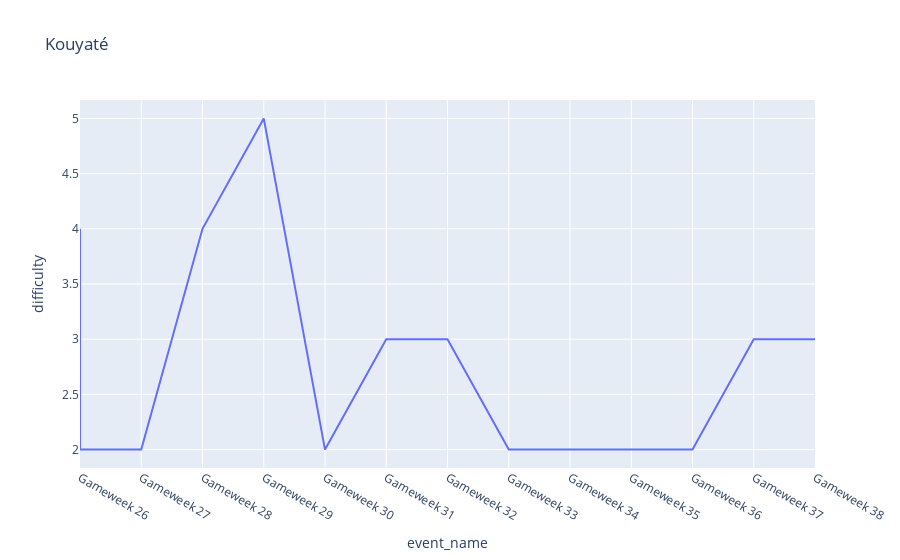

This figure's notebook cell:
### Code cell
player_future(150)

### Figure 1 — Plotly figure (JSON) as saved in the notebook; plotly's stock layout.template omitted (floating-point values rounded to 4 significant figures)
{"data": [{"customdata": [[6], [18], [5], [20], [12], [14], [1], [9], [8], [10], [16], [18], [2], [13]], "hovertemplate": "event_name=%{x}<br>difficulty=%{y}<br>opponent_team_id=%{customdata[0]}<extra></extra>", "legendgroup": "", "line": {"color": "#636efa", "dash": "solid"}, "mode": "lines", "name": "", "orientation": "v", "showlegend": false, "type": "scatter", "x": ["Gameweek 26", "Gameweek 26", "Gameweek 27", "Gameweek 28", "Gameweek 29", "Gameweek 30", "Gameweek 31", "Gameweek 32", "Gameweek 33", "Gameweek 34", "Gameweek 35", "Gameweek 36", "Gameweek 37", "Gameweek 38"], "xaxis": "x", "y": [4, 2, 2, 4, 5, 2, 3, 3, 2, 2, 2, 2, 3, 3], "yaxis": "y"}], "layout": {"legend": {"tracegroupgap": 0}, "title": {"text": "Kouyaté"}, "xaxis": {"anchor": "y", "domain": [0, 1], "title": {"text": "event_name"}}, "yaxis": {"anchor": "x", "domain": [0, 1], "title": {"text": "difficulty"}}}}
